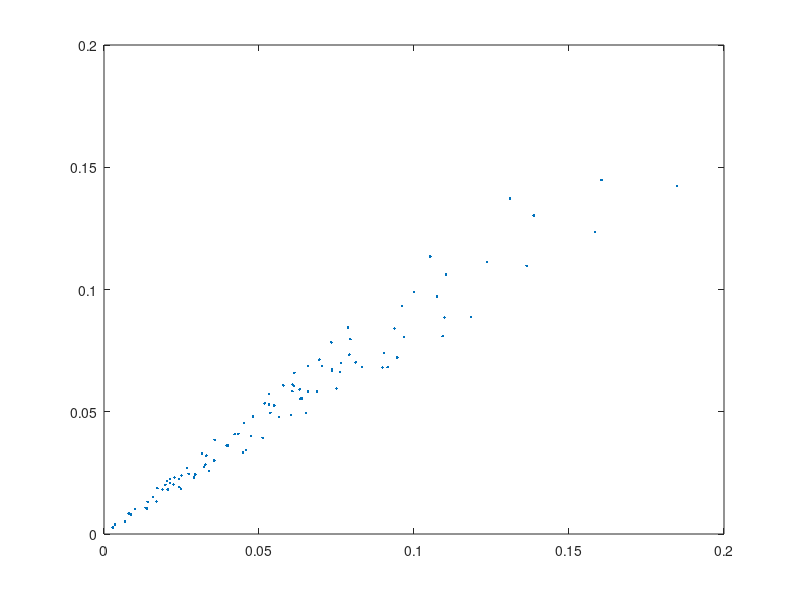

Write MATLAB code to recreate this figure.
% filename: setup_lung.m
%heterogeneity parameter (0<=beta<=1):
%beta=0 for homogenous lung
%beta=1 for no ventilation/perfusion correlation
beta=0.1

%number of iterations used in bisection:
maxcount=20
%
%number of ``alveoli'':
n=100
%
%reference oxygen concentration (moles/liter):
cref=0.2/(22.4*(310/273))
%cref=concentration of oxygen 
%in air at sea level at body temperature
%
%oxygen concentration in the inspired air:
cI=cref
%
%blood oxygen concentration
%at full hemoglobin saturation: 
cstar=cref*0.5
%cstar=4*(concentration of hemoglobin 
%in blood expressed in moles/liter)
%
%rate of oxygen consumption (moles/minute):
M=0.25*cref*5.6
%
%oxygen partial pressure 
%at which hemoglobin is half-saturated:
Pstar=25
%
%gas constant*absolute temperature 
%(mmHg*liters/mole):
RT=760*22.4*(310/273)
%
%oxygen partial pressure 
%in the inspired air (mmHg):
PI=RT*cI
%
%oxygen concentration
%in blood exposed directly to inspired air:
camax=cstar*(PI/Pstar)^3/(1+(PI/Pstar)^3)
%camax is an upper bound 
%on oxygen concentration in blood 
%
%expected value of total alveolar ventilation:
VAtotal=5.0     %(liters/minute)
%
%expected value of total perfusion:
Qtotal=5.6      %(liters/minute)
%
%expected alveolar ventilation per alveolus:
VAbar=VAtotal/n
%
%expected perfusion per alveolus: 
Qbar=Qtotal/n 

a1=-log(rand(n,1));
a2=-log(rand(n,1));
av=(a1+a2)/2;        
VA=VAbar*(a1*beta+av*(1-beta));
Q = Qbar*(a2*beta+av*(1-beta));
r=VA./Q;
figure(1)
plot(Q,VA,'.')

%find actual values of 
%VAtotal, Qtotal, VAbar, and Qbar:
VAtotal=sum(VA)
Qtotal =sum(Q)
VAbar=VAtotal/n
 Qbar= Qtotal/n